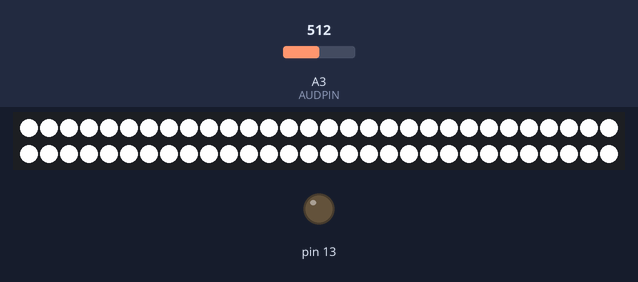
Recording of a sketch running on a simulated Arduino Uno, built with avr-gcc and run on an emulated ATmega328P. Shown: 60 RGB LEDs in strip order, left to right, continuing on the next row, output pins drawn as LEDs (lit = HIGH). Dashed ring = blinking. The inputs (shaded band) are chosen by the test bench; at power-on: A3 (AUDPIN) = 512. Dim RGB values are drawn brighter than linear; random numbers use the default seed unless the sketch sets one; what the sketch prints to the serial monitor is not drawn.

Above: at 15.5 s.
15.6 s: A3 (AUDPIN) set to 90
At 15.97 s:
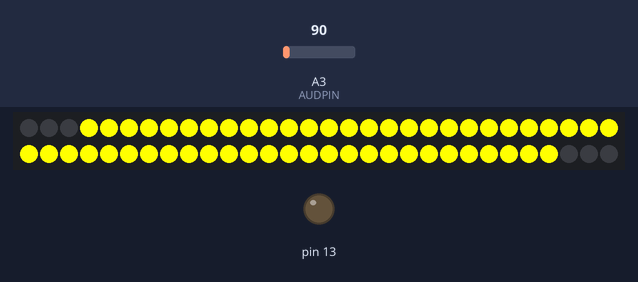
18.6 s: A3 (AUDPIN) set to 110
At 20.64 s:
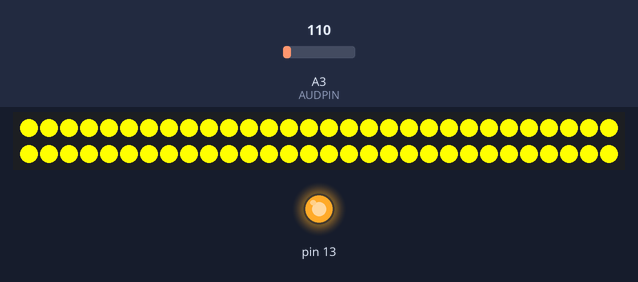
21.6 s: A3 (AUDPIN) set to 6
At 22.2 s:
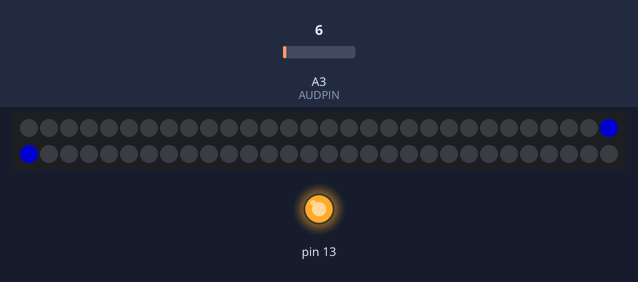
24.1 s: A3 (AUDPIN) set to 122
At 26.8 s:
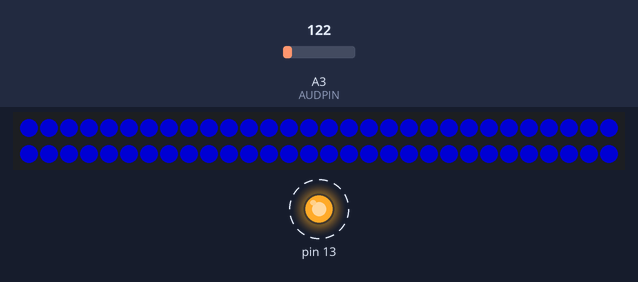
30.1 s: A3 (AUDPIN) set to 90
At 32.89 s:
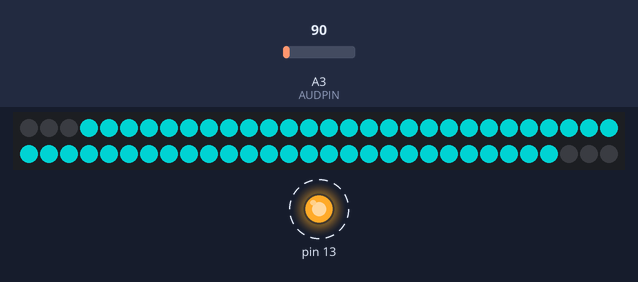
38.2 s: A3 (AUDPIN) set to 6
At 38.38 s:
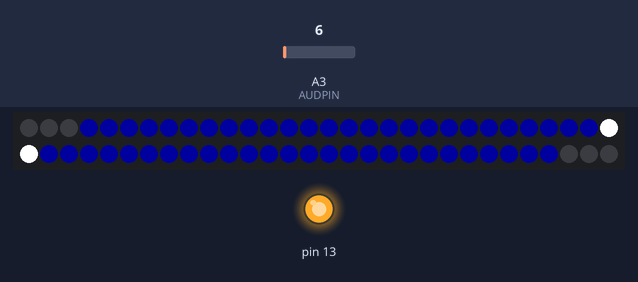
Timing chart, 0 to 40.7 s (numbered marks = the images above; inputs shaded):
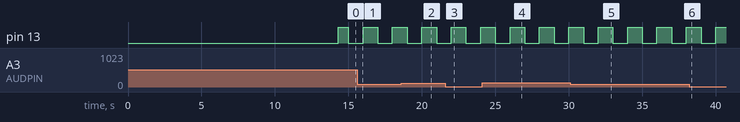

Measured:
- by itself, pin 13: alternates HIGH for 1.0 s and LOW for 1.0 s

The sketch:

cylonanalyzer.ino
```cpp
#include <Adafruit_NeoPixel.h>

#define AUDPIN A3
#define LEDPIN A2
#define COUNT 60
#define HALF COUNT/2

Adafruit_NeoPixel strip = Adafruit_NeoPixel(60, LEDPIN, NEO_GRB + NEO_KHZ800);
boolean oneDirection = true;

class Colors {
  public:
    static const uint32_t
      WHITE =   (255 << 16 ) | (255 << 8) | 255,
      SILVER =  (191 << 16 ) | (191 << 8) | 191,
      GRAY =    (127 << 16 ) | (127 << 8) | 127,
      BLACK =   (  0 << 16 ) | (  0 << 8) |   0,
      RED =     (255 << 16 ) | (  0 << 8) |   0,
      MAROON =  (127 << 16 ) | (  0 << 8) |   0,
      YELLOW =  (255 << 16 ) | (255 << 8) |   0,
      OLIVE =   (127 << 16 ) | (127 << 8) |   0,
      LIME =    (  0 << 16 ) | (255 << 8) |   0,
      GREEN =   (  0 << 16 ) | (127 << 8) |   0,
      AQUA =    (  0 << 16 ) | (255 << 8) | 255,
      TEAL =    (  0 << 16 ) | (127 << 8) | 127,
      BLUE =    (  0 << 16 ) | (  0 << 8) | 255,
      NAVY =    (  0 << 16 ) | (  0 << 8) | 127,
      FUCHSIA = (255 << 16 ) | (  0 << 8) | 255,
      PURPLE =  (127 << 16 ) | (  0 << 8) | 127;
};

uint32_t ColorArr[] = {
  Colors::WHITE,
  Colors::SILVER,
  Colors::GRAY,
  Colors::BLACK,
  Colors::RED,
  Colors::MAROON,
  Colors::YELLOW,
  Colors::OLIVE,
  Colors::LIME,
  Colors::GREEN,
  Colors::AQUA,
  Colors::TEAL,
  Colors::BLUE,
  Colors::NAVY,
  Colors::FUCHSIA,
  Colors::PURPLE    };

struct Color {
  int r;
  int g;
  int b;
};

uint32_t ledON = Colors::WHITE, ledOFF = Colors::BLACK;

unsigned long closeCylonEyeUntil=0;


String inputString = "";         // a string to hold incoming data
boolean stringComplete = false;  // whether the string is complete


void setup() {

  setupBT();

  strip.begin();
  //strip.setBrightness(75);
  strip.show();

  Serial.begin(9600);

  pinMode(13, OUTPUT);

  // reserve 200 bytes for the inputString:
  inputString.reserve(200);
}

void loop() {

  // print the string when a newline arrives:
  if (stringComplete) {
    //Serial.println(inputString);
    if(inputString == "RESET\n") {
      blink(2);
      delay(1000);
      blink(2);
      //resetFunc();
    }
    // clear the string:
    inputString = "";
    stringComplete = false;

  }

  if( (millis()/1000)%2 == 0 ){
    digitalWrite(13, HIGH);
  } else {
    digitalWrite(13, LOW);
  }

  int sensorValue = analogRead(AUDPIN);
  if(sensorValue>100){
    sensorValue=100;
  }

  int outputValue = map(sensorValue, 0, 100, 0, HALF);
  if(millis()> closeCylonEyeUntil && outputValue<=1){
    MoveCylon();
    return;
  }

  if(outputValue > 1){
    closeCylonEyeUntil = millis() + 1000;
  }

  uint32_t ledON = ColorArr[random(16)];

 // if(oneDirection){

   int diff = 32;

    for(int i=HALF; i<COUNT; i++) {

      if(i < HALF+outputValue ){
        strip.setPixelColor(i, ledON);
      } else {
        //strip.setPixelColor(i, ledOFF);
        struct Color c = DeColor(strip.getPixelColor(i));
        c.r = c.r - diff;
        c.r = c.r<0? 0: c.r;
        c.g = c.g - diff;
        c.g = c.g<0? 0: c.g;
        c.b = c.b - diff;
        c.b = c.b<0? 0: c.b;
        strip.setPixelColor(i, c.r, c.g, c.b);
      }
    }

//  } else {

    for(int i=HALF-1; i>=0; i--) {

      if(i >= HALF - outputValue){
        strip.setPixelColor(i, ledON);
      } else {
        //strip.setPixelColor(i, ledOFF);
        struct Color c = DeColor(strip.getPixelColor(i));
        c.r = c.r - diff;
        c.r = c.r<0? 0: c.r;
        c.g = c.g - diff;
        c.g = c.g<0? 0: c.g;
        c.b = c.b - diff;
        c.b = c.b<0? 0: c.b;
        strip.setPixelColor(i, c.r, c.g, c.b);
      }
    }

//  }


  strip.show();
  oneDirection = !oneDirection;
}

void say(String msg) {
  Serial.println(msg);
}

void say(int msg) {
  Serial.print(msg);
  Serial.print('.');
}

struct Color DeColor(int x){
  Color c;
  c.r = (x >> 16) & 255;
  c.g = (x >>  8) & 255;
  c.b = (x >>  0) & 255;
  return c;
}


/////////////////////////


int cylonDirection=1;
int cylonLocation=30;
int cylonTail=15;
int cylonHead=5;
unsigned long waitTill = 0;

void MoveCylon() {

  if(millis()<waitTill){
    return; // GET OUT OF HERE!!!!!!
  }

  for(int i=0;i<strip.numPixels();i++) {
    strip.setPixelColor(i, Colors::BLACK);
  }

  if(cylonLocation>=COUNT && cylonDirection == 1) {
      cylonDirection=-1;
  }
  if(cylonLocation<=0 && cylonDirection == -1) {
      cylonDirection=1;
  }

  strip.setPixelColor(cylonLocation=cylonLocation+cylonDirection, 0,0,255);
  for(int i=cylonTail;i>0;i--) {
    strip.setPixelColor(cylonLocation-cylonDirection*i, 0,0,map(i,cylonTail,-128,0,128));
  }
  for(int i=cylonHead;i>0;i--) {
    strip.setPixelColor(cylonLocation+cylonDirection*i, 0,0,map(i,cylonHead,-128,0,128));
  }
  strip.show();
  waitTill = millis() + 10;
}


void blink(int x) {
  for(int i =0;i<x;i++) {
    digitalWrite(13, HIGH);
    delay(50);
    digitalWrite(13, LOW);
    delay(50);
  }
}

//////////////


void(* resetFunc) (void) = 0; //declare reset function @ address 0

void serialEvent() {

  while (Serial.available()) {
    // get the new byte:
    char inChar = (char)Serial.read();
    // add it to the inputString:
    inputString += inChar;
    // if the incoming character is a newline, set a flag
    // so the main loop can do something about it:
    if (inChar == '\n') {
      stringComplete = true;
    }
  }

}

////////////


//
// BLUETOOTH
//

#define blueToothSerial Serial

void setupBT()
{


  blueToothSerial.begin(57600); //Set BluetoothBee BaudRate to default baud rate 38400
  delay(1000);
  blink(1);

  //blueToothSerial.print("\r\n+STBD=57600\r\n");
  //delay(2);
  //blink(200000);
  //delay(99999999);

  blueToothSerial.print("\r\n+STWMOD=0\r\n");
  delay(2000);
  blink(2);

  blueToothSerial.print("\r\n+STNA=CylonSays2\r\n");
  delay(2000);
  blink(3);

  blueToothSerial.print("\r\n+STAUTO=0\r\n");
  delay(2000);
  blink(1);

  blueToothSerial.print("\r\n+STOAUT=1\r\n");
  delay(2000);
  blink(2);

  blueToothSerial.print("\r\n+STPIN=0000\r\n");
  delay(2000);
  blink(3);

//  blueToothSerial.print("\r\n+LOSSRECONN=0\r\n");
//  delay(3000);

  blueToothSerial.print("\r\n+INQ=1\r\n");
  delay(2000);
  blink(1);


    Serial.print("Setup complete");

}
```
